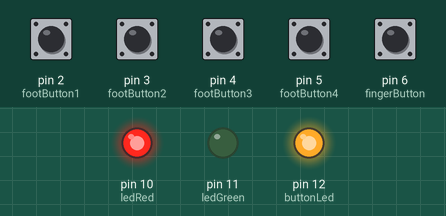
A sketch run on a simulated Arduino Uno, built with avr-gcc and run on an emulated ATmega328P. Shown: output pins drawn as LEDs (lit = HIGH). The inputs (shaded band) are chosen by the test bench; at power-on: pin 2 (footButton1), pin 3 (footButton2), pin 4 (footButton3), pin 5 (footButton4), pin 6 (fingerButton) HIGH. MIDI output is not drawn.

Above: at 2.2 s.
2.3 s: pin 6 (fingerButton) pulled LOW for 0.15 s
At 4.5 s:
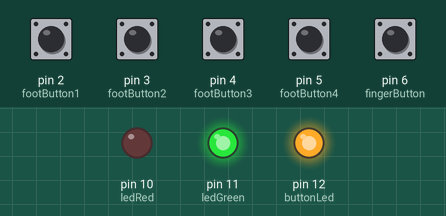
4.8 s: pin 6 (fingerButton) pulled LOW for 1 s
At 6.4 s:
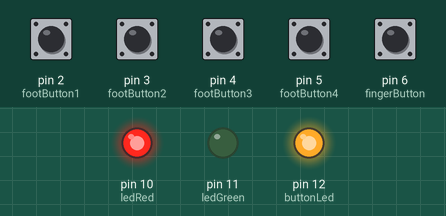
Timing chart, 0 to 7.9 s (numbered marks = the images above; inputs shaded):
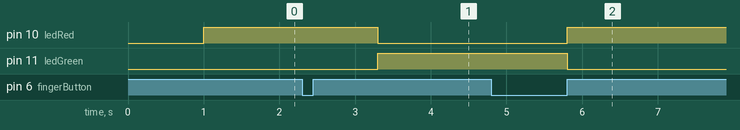

The sketch:

4-button_midi_foot_controller.ino
```cpp
//4-button MIDI-footcontroller fo Line6 HX stomp
//version 1.0
//2021-08-08
//Mikko Nopanen

#include <MIDI.h>
#include <Wire.h>

MIDI_CREATE_DEFAULT_INSTANCE();

int last1Val = 0;

int mode = 0; //0=red, 1=green
int midichannel = 1;

int footButton1 = 2;
int footButton2 = 3;
int footButton3 = 4;
int footButton4 = 5;
int fingerButton = 6;

int ledRed = 10;
int ledGreen = 11;
int buttonLed = 12;

boolean footButton1pressed = false;
boolean footButton2pressed = false;
boolean footButton3pressed = false;
boolean footButton4pressed = false;
boolean fingerButtonPressed = false;

void setup() {

  pinMode(footButton1, INPUT_PULLUP);
  pinMode(footButton2, INPUT_PULLUP);
  pinMode(footButton3, INPUT_PULLUP);
  pinMode(footButton4, INPUT_PULLUP);
  pinMode(fingerButton, INPUT_PULLUP);

  pinMode(ledRed, OUTPUT);
  pinMode(ledGreen, OUTPUT);
  pinMode(buttonLed, OUTPUT);

  digitalWrite(footButton1, HIGH);
  digitalWrite(footButton2, HIGH);
  digitalWrite(footButton3, HIGH);
  digitalWrite(footButton4, HIGH);
  digitalWrite(fingerButton, HIGH);

  digitalWrite(ledRed, LOW);
  digitalWrite(ledGreen, LOW);
  digitalWrite(buttonLed, HIGH);

  MIDI.begin(MIDI_CHANNEL_OFF);

  MIDI.sendProgramChange(0, midichannel);

  delay(1000);
}

void loop() {

  if (digitalRead(fingerButton) == LOW) {
    if (mode < 1) {
      mode++;
    } else {
      mode = 0;
    }
    delay(1000);
  }

  switch (mode) {
    case 0:
      mode0();
      break;

    case 1:
      mode1();
      break;
  }
}

void mode0() {

  digitalWrite(ledGreen, LOW);
  digitalWrite(ledRed, HIGH);

  // FOOTBUTTON 1 previous footswitch mode
  if (digitalRead(footButton1) == LOW) {
    MIDI.sendControlChange(71, 4, midichannel);
    delay(400);
  }

  // FOOTBUTTON 2 next footwitch mode
  if (digitalRead(footButton2) == LOW) {
    MIDI.sendControlChange(71, 5, midichannel);
    delay(400);
  }

  // FOOTBUTTON 3 Snapshot mode
  if (digitalRead(footButton3) == LOW) {
    MIDI.sendControlChange(71, 3, midichannel);
    delay(400);
  }

  // FOOTBUTTON 4 emulates FS4
  if (digitalRead(footButton4) == LOW) {
    MIDI.sendControlChange(52, 127, midichannel);
    delay(400);
  }

}

void mode1() {
  digitalWrite(ledRed, LOW);
  digitalWrite(ledGreen, HIGH);
}
```

Measured:
- after the input at 2.3 s, pin 10 (ledRed): HIGH → LOW after 1.0 s; pin 11 (ledGreen): LOW → HIGH after 1.0 s
- after the input at 4.8 s, pin 10 (ledRed): LOW → HIGH after 1.0 s; pin 11 (ledGreen): HIGH → LOW after 1.0 s
